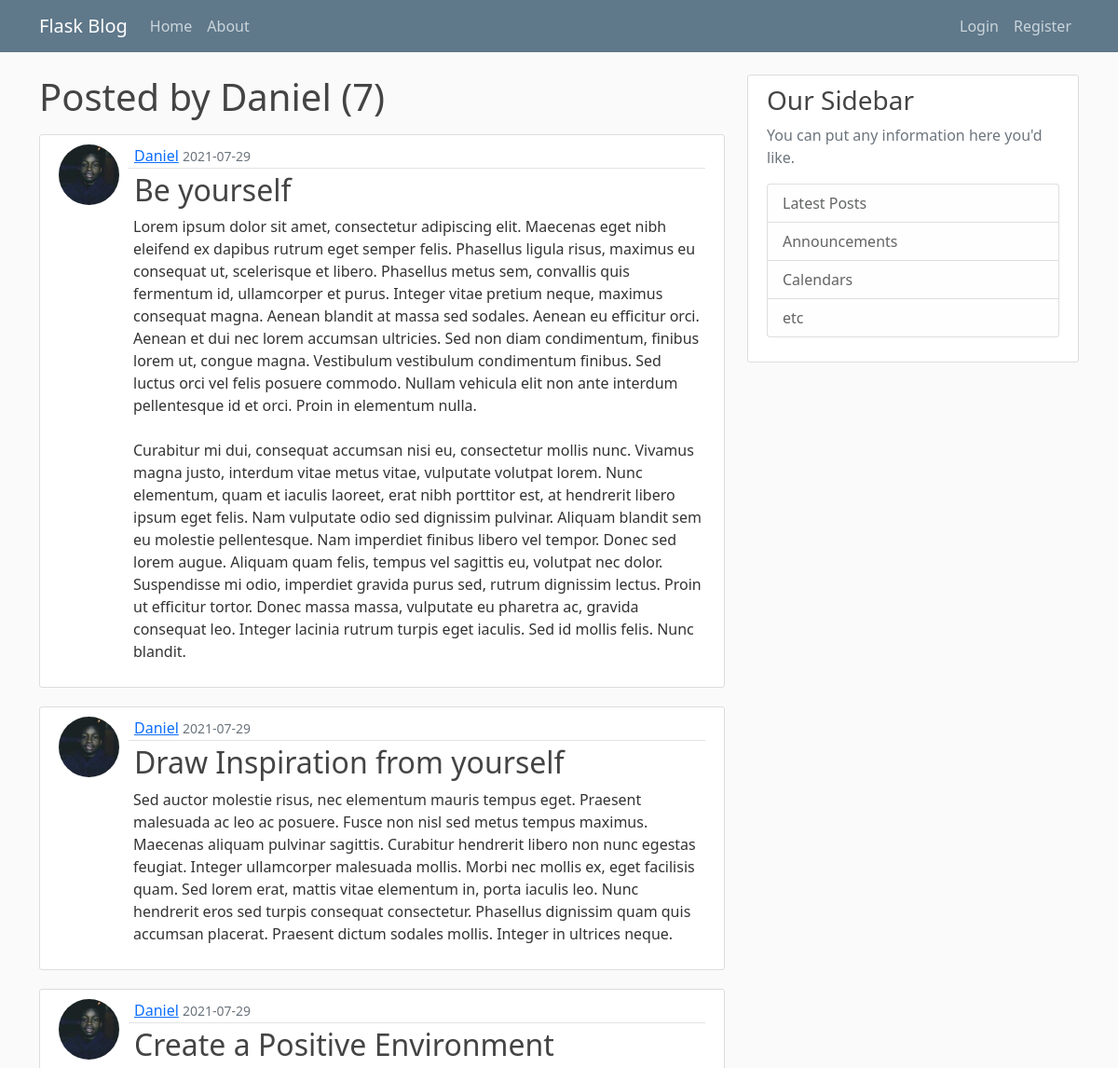
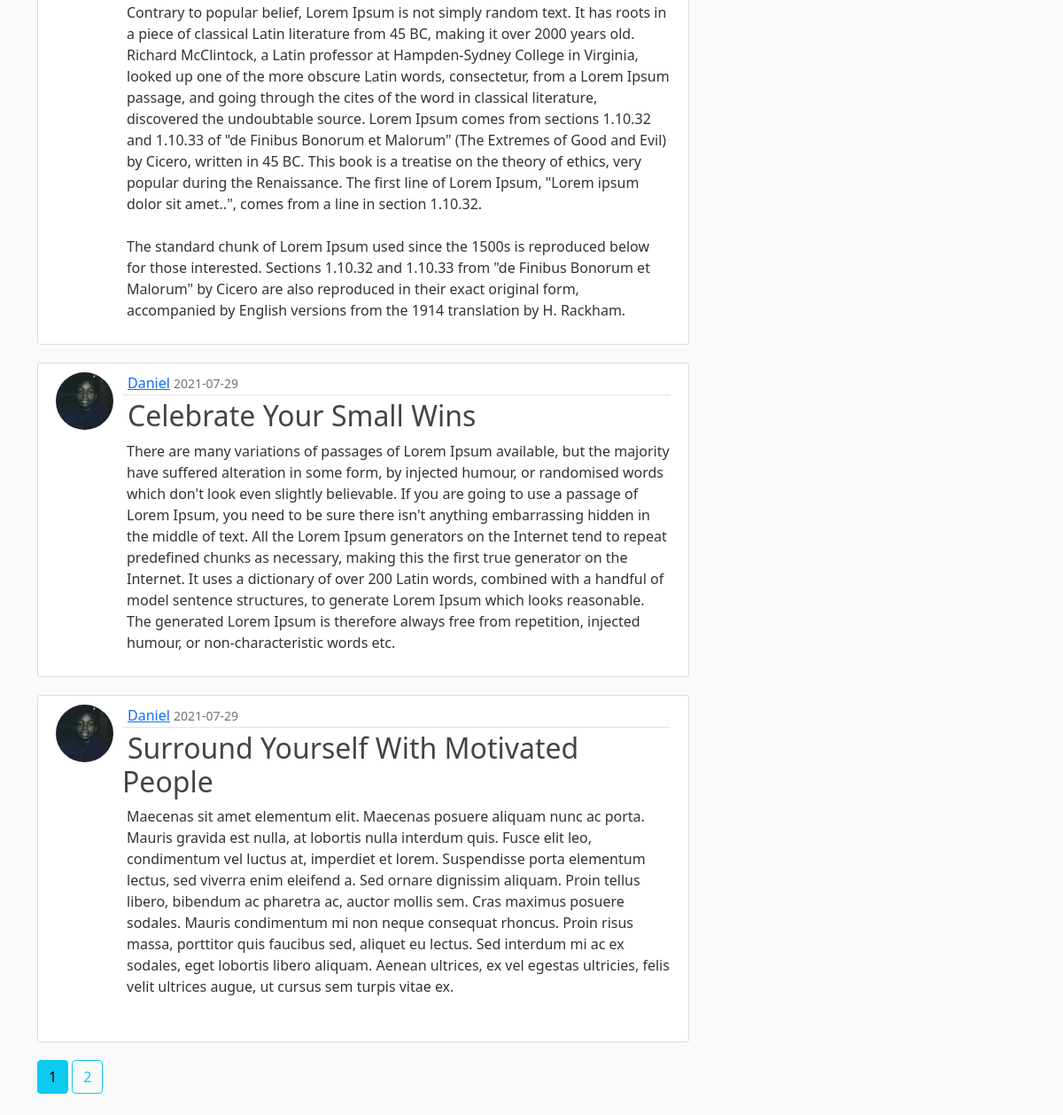
/home/user/Daniel, run on the app's committed database (2 pictures, top to bottom).
### flaskblog/models.py (models this page shows, shortened)
class User(db.Model,UserMixin):
    id = db.Column(db.Integer, primary_key=True)
    username = db.Column(db.String(15),unique=True,nullable=False)
    email = db.Column(db.String(120),unique=True,nullable=False)
    image_file = db.Column(db.String(20),nullable=False, default='default.jpg')
    password = db.Column(db.String(60),nullable=False)#hashing method to be used returns 60 characters
    posts = db.relationship('Post',backref='author',lazy=True)

class Post(db.Model):
    id = db.Column(db.Integer, primary_key=True)
    title = db.Column(db.String(100),nullable=False)
    date_posted = db.Column(db.DateTime,nullable=False,default=datetime.utcnow)
    content = db.Column(db.Text,nullable=False)
    user_id = db.Column(db.Integer,db.ForeignKey('user.id'),nullable=False)

### flaskblog/routes.py (the view)
@app.route("/home/user/<string:username>")
def user_post(username):
    page = request.args.get('page,1,type=int')
    user = User.query.filter_by(username=username).first_or_404()
    if user:
        posts = Post.query.filter_by(author=user).order_by(Post.date_posted.desc()).paginate(page=page,per_page=5)
    return render_template('user_posts.html',posts=posts,user=user)

### flaskblog/templates/user_posts.html
{%extends "layout.html"%}
{%block content%}
	<h1 class="mb-3">Posted by {{user.username}} ({{posts.total}})</h1>
	{%for post in posts.items %}
		<article class="media content-section">
		<img class="rounded-circle article-img" src="{{ url_for('static',filename='profile_pics/'+post.author.image_file) }}" ></img>
		  <div class="media-body">
		    <div class="article-metadata">
		      <a class="mr-2" href="{{url_for('user_post',username=post.author.username)}}">{{ post.author.username }}</a>
		      <small class="text-muted">{{ post.date_posted.strftime('%Y-%m-%d') }}</small>
		    </div>
		    <h2><a class="article-title" href="{{url_for('post',post_id=post.id)}}">{{ post.title }}</a></h2>
		    <p class="article-content">{{ post.content }}</p>
		  </div>
		</article>
	{%endfor%}
	{% for page_num in posts.iter_pages()%}
		{% if page_num %}
			{%if posts.page == page_num%}
				<a class="btn btn-info mb-4" href="{{url_for('user_post',username=user.username,page=page_num)}}">{{page_num}}</a>
			{%else%}
				<a class="btn btn-outline-info mb-4" href="{{url_for('user_post',username=user.username,page=page_num)}}">{{page_num}}</a>
			{%endif%}
		{% else %}
			...
		{% endif %}
	{% endfor %}
{%endblock content%}

### flaskblog/templates/layout.html (shortened to what this page needs)
<!DOCTYPE html>
<html>
<head>
    <link href="https://cdn.jsdelivr.net/npm/bootstrap@5.0.2/dist/css/bootstrap.min.css" rel="stylesheet">
    <link rel="stylesheet" type="text/css" href="{{ url_for('static',filename='main.css')}}">
</head>
<body>
	<header class="site-header">
	  <nav class="navbar navbar-expand-md navbar-dark bg-steel fixed-top">
	    <div class="container">
	      <a class="navbar-brand mr-4" href="/">Flask Blog</a>
	      <div class="collapse navbar-collapse" id="navbarToggle">
	        <div class="navbar-nav mr-auto">
	          <a class="nav-item nav-link" href="{{url_for('home')}}">Home</a>
	          <a class="nav-item nav-link" href="{{url_for('about')}}">About</a>
	        </div>
	        {%if current_user.is_authenticated%}
	        	<div class="navbar-nav ms-auto">
	        		<a class="nav-item nav-link" href="{{url_for('new_post')}}">New Post</a>
	        		<a class="nav-item nav-link" href="{{url_for('account')}}">Account</a>
	        	  <a class="nav-item nav-link" href="{{url_for('logout')}}">Logout</a>
	        	</div>
	        {%else%}
	        	<div class="navbar-nav ms-auto">
	        	  <a class="nav-item nav-link" href="{{url_for('login')}}">Login</a>
	        	  <a class="nav-item nav-link" href="{{url_for('register')}}">Register</a>
	        	</div>
	        {%endif%}
	      </div>
	    </div>
	  </nav>
	</header>
	<main role="main" class="container">
	  <div class="row">
	    <div class="col-md-8">
	    	{% block content %}{% endblock %}
	    </div>
	    <div class="col-md-4">
	      <div class="content-section">
	        <h3>Our Sidebar</h3>
	        <p class='text-muted'>You can put any information here you'd like.
	          <ul class="list-group">
	            <li class="list-group-item list-group-item-light">Latest Posts</li>
	            <li class="list-group-item list-group-item-light">Announcements</li>
	            <li class="list-group-item list-group-item-light">Calendars</li>
	            <li class="list-group-item list-group-item-light">etc</li>
	          </ul>
	        </p>
	      </div>
	    </div>
	  </div>
	</main>
</body>
</html>

### flaskblog/static/main.css (style rules this page uses)
body { background: #fafafa; color: #333333; margin-top: 5rem; }
h1, h2, h3, h4, h5, h6 { color: #444444; }
.bg-steel { background-color: #5f788a; }
.site-header .navbar-nav .nav-link { color: #cbd5db; }
.content-section { background: #ffffff; padding: 10px 20px; border: 1px solid #dddddd; border-radius: 3px; margin-bottom: 20px; }
.article-title { color: #444444; text-decoration: none; }
.article-content { white-space: pre-line; margin-left: 5px; }
.article-img { display: block; height: 65px; width: 65px; margin-right: 16px; float: left; }
.media-body { margin-left: 75px; }
.article-metadata { padding-bottom: 1px; margin-bottom: 4px; border-bottom: 1px solid #e3e3e3 }

### data on the page
User: username "Daniel"
Post: image_file (picture), author.username "Daniel", date_posted "2021-07-29", title "Be yourself", content "Lorem ipsum dolor sit amet, consectetur adipiscing elit. Maecenas eget nibh eleifend ex dapibus rutrum eget semper felis. Phasellus ligula risus, maximus eu consequat ut, scelerisque et libero. Phasellus metus sem, convallis quis fermentum id, ullamcorper et purus. Integer vitae pretium neque, maximus consequat magna. Aenean blandit at massa sed sodales. Aenean eu efficitur orci. Aenean et dui nec lorem accumsan ultricies. Sed non diam condimentum, finibus lorem ut, congue magna. Vestibulum vestibulum condimentum finibus. Sed luctus orci vel felis posuere commodo. Nullam vehicula elit non ante interdum pellentesque id et orci. Proin in elementum nulla. Curabitur mi dui, consequat accumsan…"
Post: image_file (picture), author.username "Daniel", date_posted "2021-07-29", title "Draw Inspiration from yourself", content "Sed auctor molestie risus, nec elementum mauris tempus eget. Praesent malesuada ac leo ac posuere. Fusce non nisl sed metus tempus maximus. Maecenas aliquam pulvinar sagittis. Curabitur hendrerit libero non nunc egestas feugiat. Integer ullamcorper malesuada mollis. Morbi nec mollis ex, eget facilisis quam. Sed lorem erat, mattis vitae elementum in, porta iaculis leo. Nunc hendrerit eros sed turpis consequat consectetur. Phasellus dignissim quam quis accumsan placerat. Praesent dictum sodales mollis. Integer in ultrices neque."
Post: image_file (picture), author.username "Daniel", date_posted "2021-07-29", title "Create a Positive Environment", content "Contrary to popular belief, Lorem Ipsum is not simply random text. It has roots in a piece of classical Latin literature from 45 BC, making it over 2000 years old. Richard McClintock, a Latin professor at Hampden-Sydney College in Virginia, looked up one of the more obscure Latin words, consectetur, from a Lorem Ipsum passage, and going through the cites of the word in classical literature, discovered the undoubtable source. Lorem Ipsum comes from sections 1.10.32 and 1.10.33 of \"de Finibus Bonorum et Malorum\" (The Extremes of Good and Evil) by Cicero, written in 45 BC. This book is a treatise on the theory of ethics, very popular during the Renaissance. The first line of Lorem Ipsum,…"
Post: image_file (picture), author.username "Daniel", date_posted "2021-07-29", title "Celebrate Your Small Wins", content "There are many variations of passages of Lorem Ipsum available, but the majority have suffered alteration in some form, by injected humour, or randomised words which don't look even slightly believable. If you are going to use a passage of Lorem Ipsum, you need to be sure there isn't anything embarrassing hidden in the middle of text. All the Lorem Ipsum generators on the Internet tend to repeat predefined chunks as necessary, making this the first true generator on the Internet. It uses a dictionary of over 200 Latin words, combined with a handful of model sentence structures, to generate Lorem Ipsum which looks reasonable. The generated Lorem Ipsum is therefore always free from…"
Post: image_file (picture), author.username "Daniel", date_posted "2021-07-29", title "Surround Yourself With Motivated People", content "Maecenas sit amet elementum elit. Maecenas posuere aliquam nunc ac porta. Mauris gravida est nulla, at lobortis nulla interdum quis. Fusce elit leo, condimentum vel luctus at, imperdiet et lorem. Suspendisse porta elementum lectus, sed viverra enim eleifend a. Sed ornare dignissim aliquam. Proin tellus libero, bibendum ac pharetra ac, auctor mollis sem. Cras maximus posuere sodales. Mauris condimentum mi non neque consequat rhoncus. Proin risus massa, porttitor quis faucibus sed, aliquet eu lectus. Sed interdum mi ac ex sodales, eget lobortis libero aliquam. Aenean ultrices, ex vel egestas ultricies, felis velit ultrices augue, ut cursus sem turpis vitae ex."

### other printed values
{{ posts.total }} "7"
{{ page_num }} "1"
{{ page_num }} "2"
